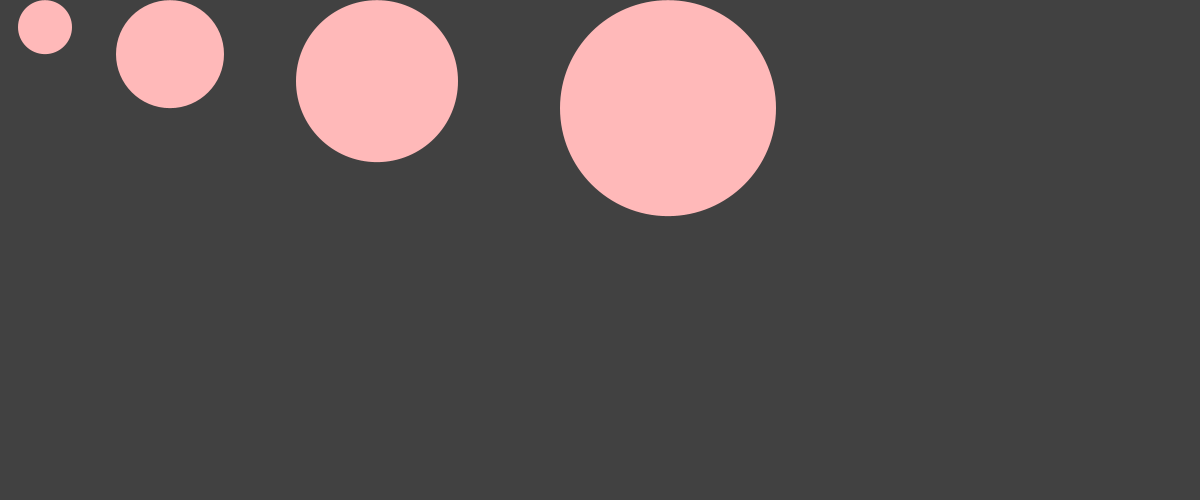
Frame 1 (no input)
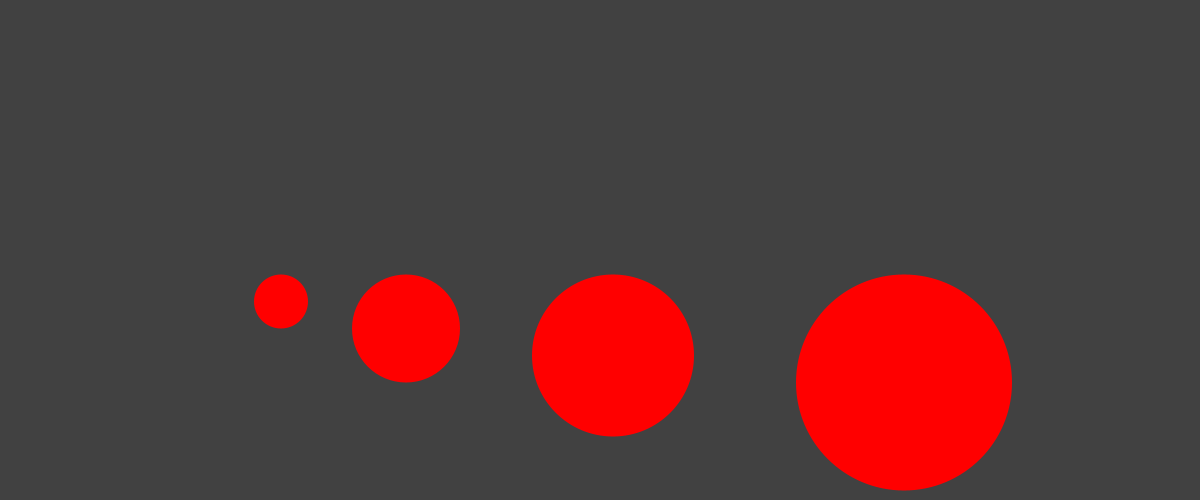
Frame 60 (the mouse pressed at the canvas centre just before this capture)
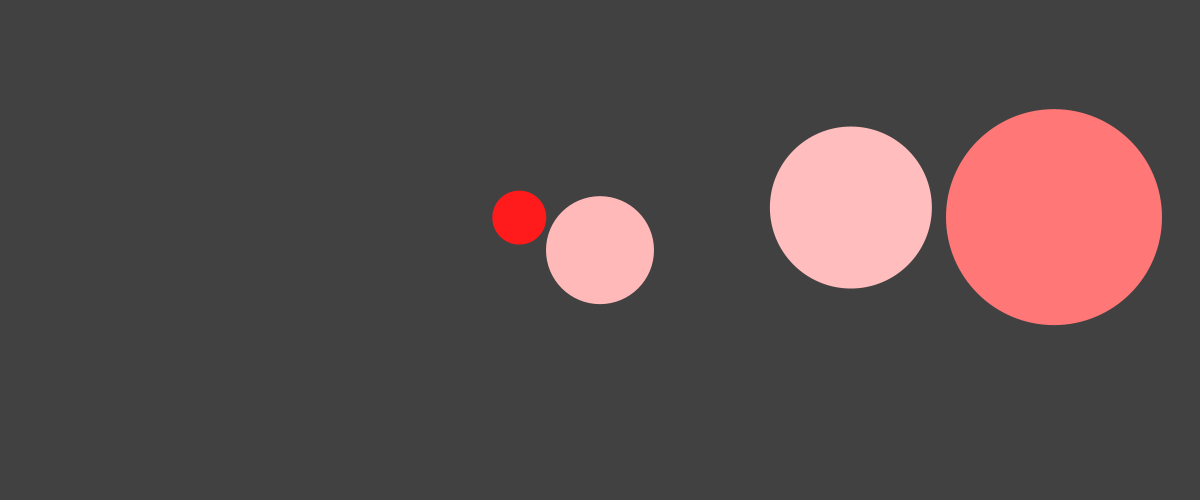
Frame 120 (the mouse held since frame 60 and released just before this capture)

The Processing sketch that drew these frames (run headless with seeded random() and noise(); from frame 60 on, the mouse is pressed at the canvas centre):

// Processing sketch: processing_53012
// ── processing_53012.pde

//code modified from 
// http://www.openprocessing.org/visuals/?visualID=22459
Mover[] movers;
int balls=4;
 
 
void setup() 
{
  size(1200,500);
  smooth();
  background(255);
  movers = new Mover[balls];
  for(int l=0; l<balls; l++)
  {
    movers[l] = new Mover();
  }
  
  for(int g=0; g<balls; g++)
  {
    movers[g].size_ = (g+1)*27;
    movers[g].setLocation(
                            (int)((g+1)*(movers[g].size_*2)/1.3), 
                            (int)((g+1)*(movers[g].size_)/5.0)
                         );
  }
   
}
/////////////////////////////////////////////////////////////////////////////
void draw() {
  noStroke();
  fill(65);
  rect(0,0,width,height);
  
  
  for(int i = 0; i<balls; i++)
  {
    movers[i].checkEdges();
    movers[i].ballCollisions(i);
        movers[i].update();

    movers[i].display();
  }
   
}

//////////////////////////////////////////////////////////////////////////////////////////
double windowArea()
{
  return width*height;  
}
/////////////////////////////////////////////////////////////////////////////////////////







/////////////////////////////////////////////////////////////////////////////////////////
/*///Mover methods
 Mover(int xlocation, int ylocation)
 Mover()
 setLocation(int xLoc, int yLoc)
 update()
 display()
 grow()
 grow(int growRate)
 checkEdges()
 ballCollissions()

/////////////////////////////////////////////////////////////////////////////
in draw we want to: 
calculate the movement of the balls
check to see if the balls are colliding with the walls or other balls--> if so, change the


 ////////method to detect collisions with other balls
 ////deflect against other ball, modifying the trajectory----angle already headed on by the angle between the two balls
 /////impart force
//////////////////////////////////////////////////////////////////////////////
*/ 

 
class Mover {
  PVector momentum;
  PVector location;
  PVector velocity;
  PVector acceleration;
  int size_;
  int growthRate = 0;
  
  Mover(int xlocation, int ylocation){
   size_ = 16;
    location = new PVector(xlocation, ylocation);
    velocity = new PVector(0,0);
    momentum = new PVector(0,0);
    acceleration = new PVector(0, .15); 
       
  }
  
  Mover() {
     size_ = 16;
    location = new PVector(this.size_+15, this.size_+15);
    velocity = new PVector(4,0);
    momentum = new PVector(0,0);
    acceleration = new PVector(0, .15); 
    
     
  }
  
  void setLocation(int xLoc, int yLoc){
   location.x=(xLoc);
   location.y=(yLoc);
  }
  
  void update() {
    velocity.add(acceleration);
    location.add(velocity);
    momentum.x = (size_ * velocity.x);
    momentum.y = (size_* velocity.y); 
 //print(movers[0].velocity.x+"     ");   
  }
  
  
  void display() {
    //print(this.acceleration.x+"           ");
   // print(this.momentum.x+ "    " );
    noStroke();
    colorMode(HSB);
    fill(abs(this.velocity.x*100), 60+abs(this.velocity.y*60), 360);
    ellipse(location.x,location.y,2*size_,2*size_); //modified by me to get
    //32x32 circle.
  }
  
  void grow()
  {
   size_=size_+growthRate;
  }////does nothing untill you call the grow(int) method and change growthRate
  
  void grow(int growRate){
   if(size_+16<width/2)
   {
     growthRate = growRate;
     size_=size_+growthRate;
   } 
  }
  
  void checkEdges() 
  {  //modified by me to simulate basic
    //projectile motion
  
  
    if (location.x > width - size_) {
      velocity.x = velocity.x * -.8; //simulates bounce energy loss
      this.grow();
      location.x = width-size_;
     
        
    }
    else if (location.x < size_) {
      velocity.x = velocity.x * -.8;
      this.grow();
      location.x = size_;
      
    }
  
    if (location.y > height - size_){
      velocity.y = velocity.y * -0.8;
      velocity.x = velocity.x * .99; //this simulates ground friction
      //this.grow();
      location.y = height - size_;
       
       
    }
    else if (location.y < size_) {
      velocity.y = velocity.y * -0.8;
      //this.grow();
      location.y = size_;
       
    }
      
    //This lets you "catch" and "throw" the ball.
    // Original code taken from previous excercises and programs in class.
    if(dist(location.x, location.y, mouseX, mouseY) < size_)
    {
      if (mousePressed == true) 
      {
        location.x = map(mouseX, 0, width, size_, width-size_);
        location.y = map(mouseY, 0, height, size_, height-size_);
        velocity.x = mouseX - pmouseX;
        velocity.y = mouseY - pmouseY;
      }
    }
    
    
  }//end checkEdges
  
  void ballCollisions(int thisIndex)
  {
     for(int j = 0; j < balls; j++)
     {
       if(j != thisIndex)//if j == thisIndex we don't need to check (it'll be a collision anyway!)
       {
         if(this.location.dist(movers[j].location) <= this.size_+movers[j].size_)
         {
           PVector tempV = new PVector(this.velocity.x, this.velocity.y);
           
           this.velocity.x =  (this.location.x - movers[j].location.x)/(this.size_);
           this.velocity.y =(this.location.y - movers[j].location.y)/(this.size_); 
           movers[j].velocity.x = (movers[j].location.x-this.location.x)/(movers[j].size_);
           movers[j].velocity.y =( movers[j].location.y -this.location.y )/(movers[j].size_);
          
          
          
         }
       }
     } 
  }
}//end Mover
